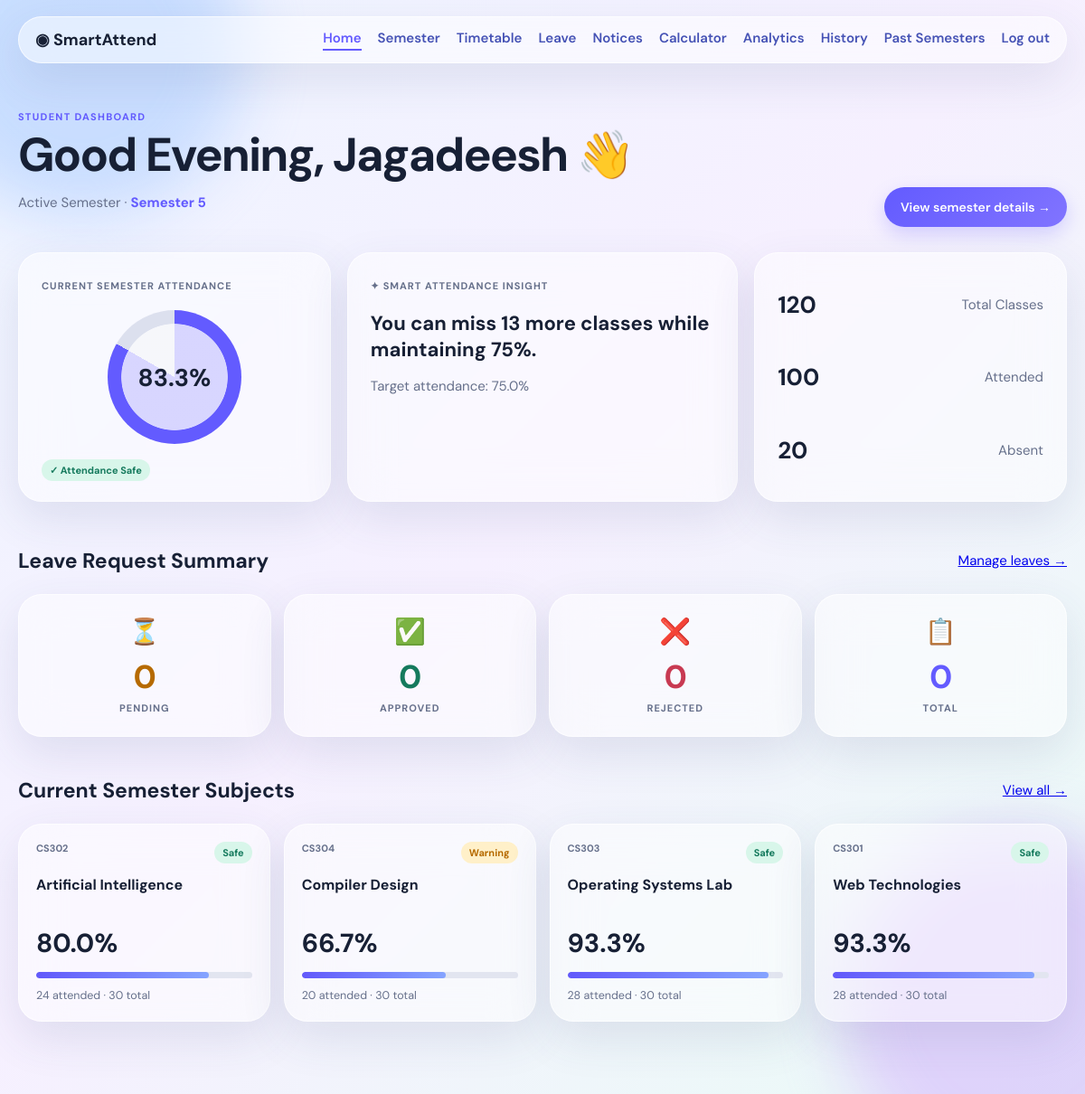
Before: /dashboard (signed in) with the older database file.
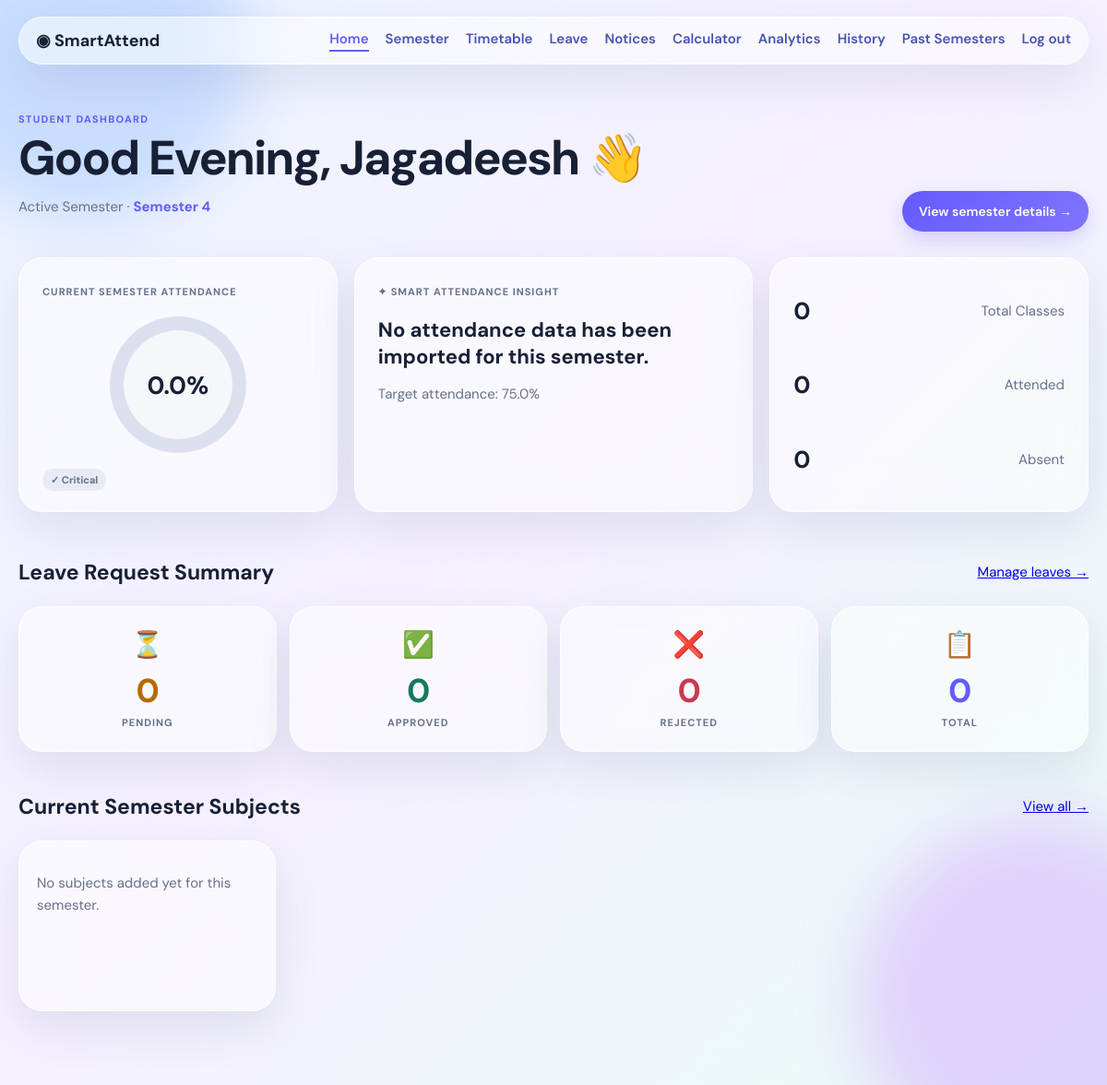
After: the same page with the newer database file.
### tables this page shows
CREATE TABLE students (id INTEGER PRIMARY KEY, student_id TEXT UNIQUE NOT NULL, password TEXT NOT NULL, name TEXT NOT NULL, department TEXT, program TEXT, year TEXT, college TEXT, current_semester INTEGER DEFAULT 1, target_attendance REAL DEFAULT 75, theme TEXT DEFAULT 'system');

CREATE TABLE subjects (id INTEGER PRIMARY KEY, semester_id INTEGER NOT NULL, name TEXT NOT NULL, code TEXT, faculty TEXT, FOREIGN KEY(semester_id) REFERENCES semesters(id));

### app.py (the view)
@app.route('/dashboard')
@student_required
def dashboard():
    conn = get_db()
    s = student(conn)
    sem, current = semester_summary(conn, s)
    sub = sem['subjects'] if sem else []
    notices = notices_for_student(conn, s['current_semester'])
    important = [n for n in notices if n['is_important']]
    today = []
    if s['current_semester']:
        today = today_timetable(conn, s['id'], s['current_semester'])
    leave_stats = leave_summary_for_student(conn, s['id'], s['current_semester'])
    conn.close()
    return render_template(
        'dashboard.html',
        student=s,
        current=current,
        semester=sem,
        subjects=sub,
        insight=predict(current['attended'], current['total'], s['target_attendance']),
        notices=important[:3],
        today_schedule=today,
        greeting=greeting(),
        status_text=status_text(current['percentage']),
        leave_stats=leave_stats,
    )

### app.py (called while the page is built)
def percent(attended, total):
    return round(attended * 100 / total, 1) if total else 0.0

def status_label(value):
    return 'safe' if value >= 75 else ('warning' if value >= 65 else 'critical')

def status_text(value):
    if value >= 75:
        return 'Attendance Safe'
    if value >= 65:
        return 'Needs Attention'
    return 'Critical'

def predict(attended, total, target):
    p = percent(attended, total)
    if not total:
        return {'kind': 'neutral', 'message': 'No attendance data has been imported for this semester.'}
    if p >= target:
        n = max(0, math.floor(attended * 100 / target - total))
        suffix = 'es' if n != 1 else ''
        return {'kind': 'positive', 'message': f'You can miss {n} more class{suffix} while maintaining {target:g}%.'}
    n = max(0, math.ceil((target * total - 100 * attended) / (100 - target)))
    suffix = 'es' if n != 1 else ''
    return {'kind': 'warning', 'message': f'Attend the next {n} class{suffix} continuously to reach {target:g}%.'}

def student(conn):
    return conn.execute('SELECT * FROM students WHERE id=?', (session['student_id'],)).fetchone()

### templates/dashboard.html (shortened to what this page needs)
{% extends 'base.html' %}
{% block content %}
{% if not semester %}
<div class="no-sem-state glass">
  <div class="no-sem-icon">🎓</div>
  <span class="eyebrow">STUDENT DASHBOARD</span>
  <h1>{{ greeting }}, {{ student['name'].split()[0] }} 👋</h1>
  <p class="no-sem-msg">No active semester is currently assigned to your account. Your administrator will start a new semester soon.</p>
  {% if student['id'] %}
  <a class="pill" href="{{ url_for('academic_history') }}">View Past Semesters →</a>
  {% endif %}
</div>
{% else %}
<div class="welcome">
<div>
<span class="eyebrow">STUDENT DASHBOARD</span>
<h1>{{ greeting }}, {{ student['name'].split()[0] }} 👋</h1>
<p class="semester-badge">Active Semester · <strong>Semester {{ student['current_semester'] }}</strong></p>
</div>
<a class="pill" href="{{ url_for('current_semester') }}">View semester details →</a>
</div>
<section class="hero-grid">
<article class="glass attendance-hero">
<span>CURRENT SEMESTER ATTENDANCE</span>
<div class="ring" style="--pct:{{ current['percentage'] }}"><b>{{ current['percentage'] }}%</b></div>
<strong class="badge {{ current['status'] }}">✓ {{ status_text }}</strong>
</article>
<article class="glass insight">
<span>✦ SMART ATTENDANCE INSIGHT</span>
<h2>{{ insight['message'] }}</h2>
<p>Target attendance: {{ student['target_attendance'] }}%</p>
</article>
<article class="glass metrics">
<div><b>{{ current['total'] }}</b><span>Total Classes</span></div>
<div><b>{{ current['attended'] }}</b><span>Attended</span></div>
<div><b>{{ current['absent'] }}</b><span>Absent</span></div>
</article>
</section>
<section class="leave-summary-section">
  <div class="section-title">
    <h2>Leave Request Summary</h2>
    <a href="{{ url_for('leave_requests') }}">Manage leaves →</a>
  </div>
  <div class="leave-summary-grid">
    <article class="glass leave-summary-card pending-card">
      <span class="ls-icon">⏳</span>
      <b class="ls-count">{{ leave_stats['pending'] }}</b>
      <span class="ls-label">Pending</span>
    </article>
    <article class="glass leave-summary-card approved-card">
      <span class="ls-icon">✅</span>
      <b class="ls-count">{{ leave_stats['approved'] }}</b>
      <span class="ls-label">Approved</span>
    </article>
    <article class="glass leave-summary-card rejected-card">
      <span class="ls-icon">❌</span>
      <b class="ls-count">{{ leave_stats['rejected'] }}</b>
      <span class="ls-label">Rejected</span>
    </article>
    <article class="glass leave-summary-card total-card">
      <span class="ls-icon">📋</span>
      <b class="ls-count">{{ leave_stats['total'] }}</b>
      <span class="ls-label">Total</span>
    </article>
  </div>
</section>
<section>
<div class="section-title">
<h2>Current Semester Subjects</h2>
<a href="{{ url_for('current_semester') }}">View all →</a>
</div>
<div class="subject-grid">
{% for x in subjects %}
<article class="glass subject-card">
<div><span>{{ x['code'] }}</span><b class="badge {{ x['status'] }}">{{ x['status'] }}</b></div>
<h3>{{ x['name'] }}</h3>
<strong>{{ x['percentage'] }}%</strong>
<div class="progress"><i style="width:{{ x['percentage'] }}%"></i></div>
<small>{{ x['attended'] }} attended · {{ x['total'] }} total</small>
</article>
{% else %}
<article class="glass subject-card"><p style="color:var(--muted)">No subjects added yet for this semester.</p></article>
{% endfor %}
</div>
</section>
{% endif %}
{% endblock %}

Changed rows visible on the page:
no longer on this page (row edited): subjects: code "CS302", status "Safe", name "Artificial Intelligence", percentage "80.0", attended "24", total "30"
no longer on this page (row edited): subjects: code "CS304", status "Warning", name "Compiler Design", percentage "66.7", attended "20", total "30"
no longer on this page (row edited): subjects: code "CS303", status "Safe", name "Operating Systems Lab", percentage "93.3", attended "28", total "30"
removed subjects: code "CS301", status "Safe", name "Web Technologies", percentage "93.3", attended "28", total "30"
changed students "Jagadeesh": current_semester "5" → "4"
Other visible differences:
{{ current['percentage'] }}: "83.3" → "0.0"
{{ status_text }}: "Attendance Safe" → "Critical"
{{ insight['message'] }}: "You can miss 13 more classes while maintaining 75%." → "No attendance data has been imported for this semester."
{{ current['total'] }}: "120" → "0"
{{ current['attended'] }}: "100" → "0"
{{ current['absent'] }}: "20" → "0"
text now shown: "No subjects added yet for this semester."
